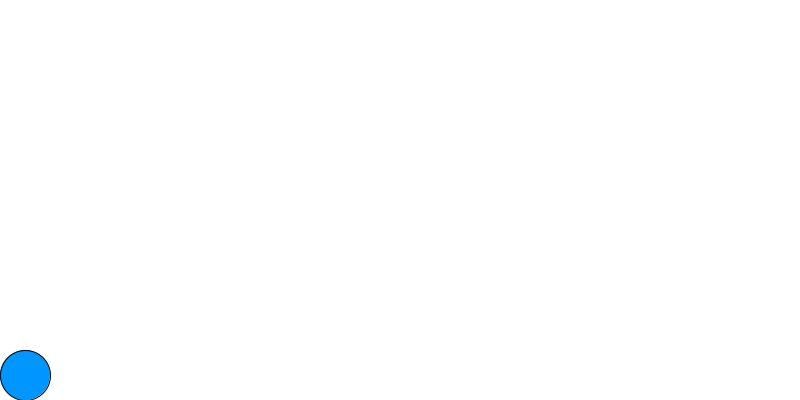
Frame 1 (no input)
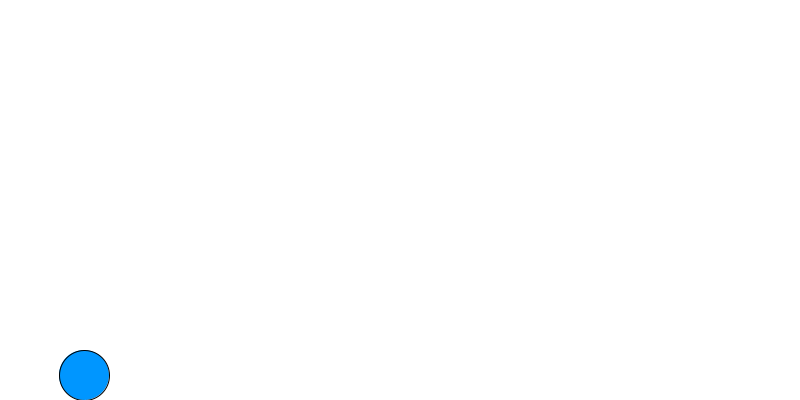
Frame 60 (the mouse pressed at the canvas centre just before this capture)
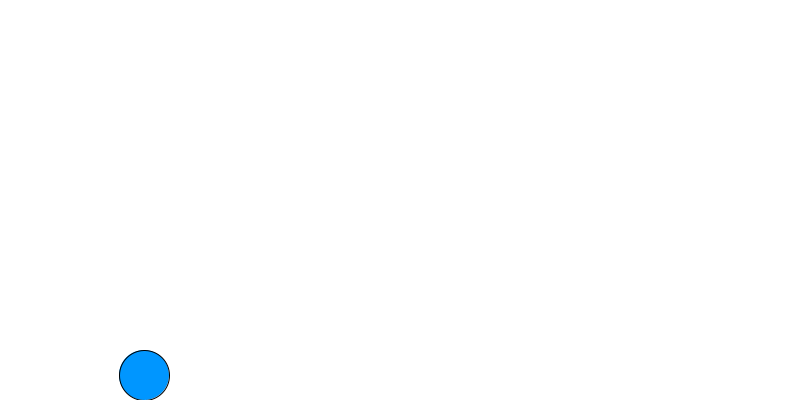
Frame 120 (the mouse held since frame 60 and released just before this capture)

The Processing sketch that drew these frames (run headless with seeded random() and noise(); from frame 60 on, the mouse is pressed at the canvas centre):

// Processing sketch: processing_70489
// ── processing_70489.pde

int x=25;
int y=400;
int bandera = 1;


void setup(){
 size(800,400);
 background(255,255,255);
 fill(0,150,255);
 frameRate(400);
 }
 
 
 
void draw(){
  background(255,255,255);
  ellipse(x,y-25,50,50);
 
 //primer bote
  if(x<width-25){
    if(bandera==1){
    x = x+1;
    }
  }
  else{
    bandera=0;
  }
    
  if(bandera==0){
    y =y-1;
    if(y<=height-350){
      bandera=2;
    }
  }
  
  if(bandera==2){
    x=x-1;
    if(x==25){
      bandera=3;
    }
  }
  
  if(bandera==3){
    y=y+1;
    if(y==height){
      bandera=1;
    }
  }


//fin void draw
}
